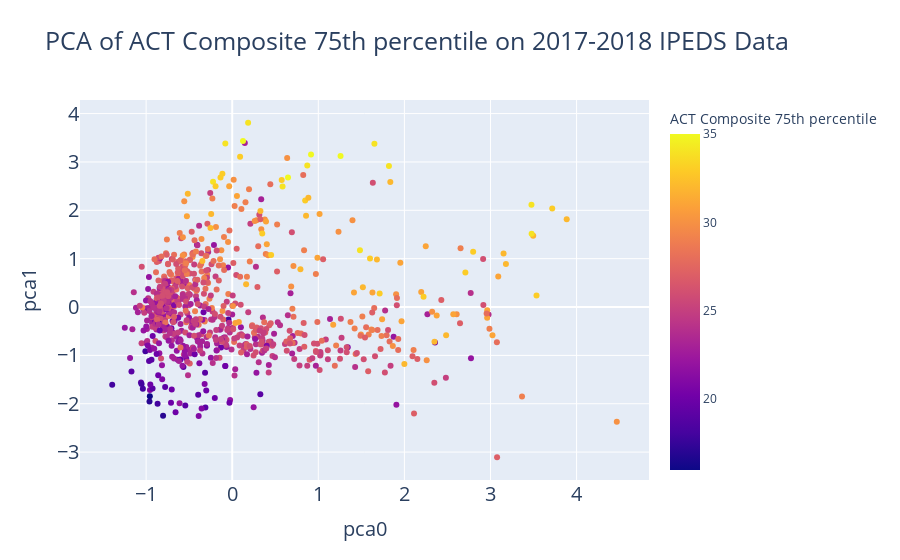
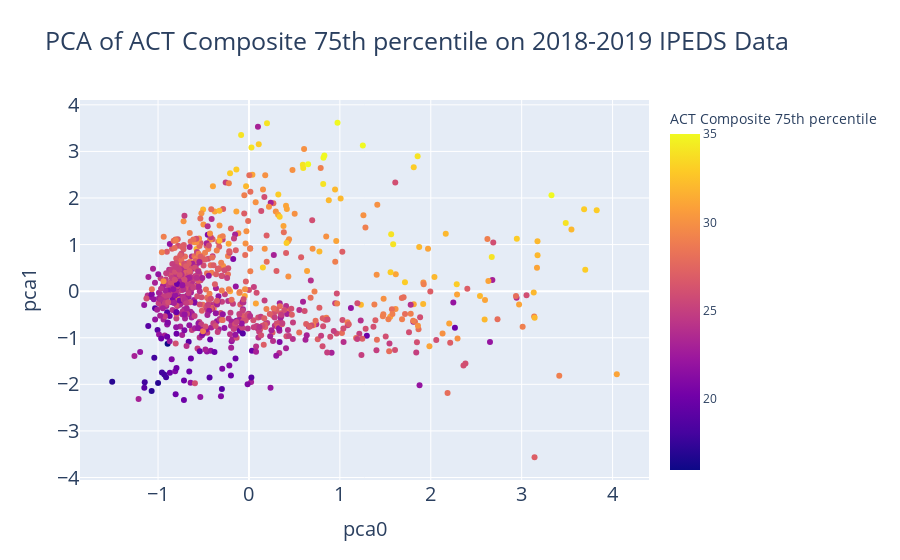
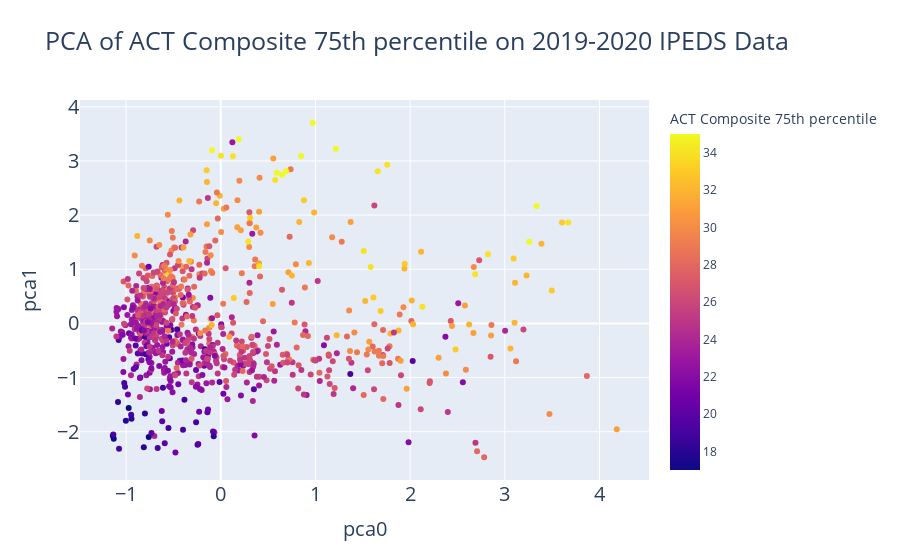

Notebook code for these charts, in order:
### Code cell
# importing necessary libraries
import plotly.express as px
import seaborn as sns
from sklearn.decomposition import PCA
import pandas as pd

# define iterable dataframes
dfs = [pd.read_csv(f'IPEDS_201{yr}.csv') for yr in range(7, 10)]
year = 17

# for each dataframe
for df in dfs:
    # isolating quantitative x features
    x_feat_list = df.columns[2:9]
    x_feat_list = x_feat_list.append(df.columns[11:33])
    
    # isolating x data
    x = df.loc[:, 'Percent on any financial aid' : 'Enrolled part time total']
    x = x.drop('State', axis = 1)
    
    # normalizing x data
    x /= x.std()
    
    # isolating y data
    y_feat = 'ACT Composite 75th percentile'
    y = df.loc[:, y_feat]
    
    # fitting PCA model and adding PCA variables to dataframe
    pca = PCA(n_components = 2, whiten = True)
    df['pca0'], df['pca1'] = pca.fit_transform(x).T

    # plotting PCA analysis
    fig = px.scatter(df, x = 'pca0', y = 'pca1', hover_data = ['Name', 'Full-time undergraduate enrollment'], \
                     color = y_feat, title = f'PCA of {y_feat} on 20{year}-20{year + 1} IPEDS Data')
    
    # adjusting font sizes
    fig.update_layout(
        title_font_size=25,
        xaxis = dict(titlefont = dict(size=20), tickfont = dict(size=20)),
        yaxis = dict(titlefont = dict(size=20), tickfont = dict(size=20)),
    )
    
    # showing figure
    fig.show()
    
    # move onto next dataframe
    year += 1

### Figure 1 — Plotly figure (JSON) as saved in the notebook; plotly's stock layout.template omitted (floating-point values rounded to 4 significant figures; data arrays with more than 128 entries replaced by an {"elided": "..."} marker saying what was removed)
{"data": [{"customdata": {"elided": "815x2 mixed values"}, "hovertemplate": "pca0=%{x}<br>pca1=%{y}<br>Name=%{customdata[0]}<br>Full-time undergraduate enrollment=%{customdata[1]}<br>ACT Composite 75th percentile=%{marker.color}<extra></extra>", "legendgroup": "", "marker": {"color": {"elided": "815 int values"}, "coloraxis": "coloraxis", "symbol": "circle"}, "mode": "markers", "name": "", "orientation": "v", "showlegend": false, "type": "scatter", "x": {"elided": "815 float values"}, "xaxis": "x", "y": {"elided": "815 float values"}, "yaxis": "y"}], "layout": {"coloraxis": {"colorbar": {"title": {"text": "ACT Composite 75th percentile"}}, "colorscale": [[0, "#0d0887"], [0.1111, "#46039f"], [0.2222, "#7201a8"], [0.3333, "#9c179e"], [0.4444, "#bd3786"], [0.5556, "#d8576b"], [0.6667, "#ed7953"], [0.7778, "#fb9f3a"], [0.8889, "#fdca26"], [1, "#f0f921"]]}, "legend": {"tracegroupgap": 0}, "title": {"font": {"size": 25}, "text": "PCA of ACT Composite 75th percentile on 2017-2018 IPEDS Data"}, "xaxis": {"anchor": "y", "domain": [0, 1], "tickfont": {"size": 20}, "title": {"font": {"size": 20}, "text": "pca0"}}, "yaxis": {"anchor": "x", "domain": [0, 1], "tickfont": {"size": 20}, "title": {"font": {"size": 20}, "text": "pca1"}}}}

### Figure 2 — Plotly figure (JSON) as saved in the notebook; plotly's stock layout.template omitted (floating-point values rounded to 4 significant figures; data arrays with more than 128 entries replaced by an {"elided": "..."} marker saying what was removed)
{"data": [{"customdata": {"elided": "814x2 mixed values"}, "hovertemplate": "pca0=%{x}<br>pca1=%{y}<br>Name=%{customdata[0]}<br>Full-time undergraduate enrollment=%{customdata[1]}<br>ACT Composite 75th percentile=%{marker.color}<extra></extra>", "legendgroup": "", "marker": {"color": {"elided": "814 int values"}, "coloraxis": "coloraxis", "symbol": "circle"}, "mode": "markers", "name": "", "orientation": "v", "showlegend": false, "type": "scatter", "x": {"elided": "814 float values"}, "xaxis": "x", "y": {"elided": "814 float values"}, "yaxis": "y"}], "layout": {"coloraxis": {"colorbar": {"title": {"text": "ACT Composite 75th percentile"}}, "colorscale": [[0, "#0d0887"], [0.1111, "#46039f"], [0.2222, "#7201a8"], [0.3333, "#9c179e"], [0.4444, "#bd3786"], [0.5556, "#d8576b"], [0.6667, "#ed7953"], [0.7778, "#fb9f3a"], [0.8889, "#fdca26"], [1, "#f0f921"]]}, "legend": {"tracegroupgap": 0}, "title": {"font": {"size": 25}, "text": "PCA of ACT Composite 75th percentile on 2018-2019 IPEDS Data"}, "xaxis": {"anchor": "y", "domain": [0, 1], "tickfont": {"size": 20}, "title": {"font": {"size": 20}, "text": "pca0"}}, "yaxis": {"anchor": "x", "domain": [0, 1], "tickfont": {"size": 20}, "title": {"font": {"size": 20}, "text": "pca1"}}}}

### Figure 3 — Plotly figure (JSON) as saved in the notebook; plotly's stock layout.template omitted (floating-point values rounded to 4 significant figures; data arrays with more than 128 entries replaced by an {"elided": "..."} marker saying what was removed)
{"data": [{"customdata": {"elided": "810x2 mixed values"}, "hovertemplate": "pca0=%{x}<br>pca1=%{y}<br>Name=%{customdata[0]}<br>Full-time undergraduate enrollment=%{customdata[1]}<br>ACT Composite 75th percentile=%{marker.color}<extra></extra>", "legendgroup": "", "marker": {"color": {"elided": "810 int values"}, "coloraxis": "coloraxis", "symbol": "circle"}, "mode": "markers", "name": "", "orientation": "v", "showlegend": false, "type": "scatter", "x": {"elided": "810 float values"}, "xaxis": "x", "y": {"elided": "810 float values"}, "yaxis": "y"}], "layout": {"coloraxis": {"colorbar": {"title": {"text": "ACT Composite 75th percentile"}}, "colorscale": [[0, "#0d0887"], [0.1111, "#46039f"], [0.2222, "#7201a8"], [0.3333, "#9c179e"], [0.4444, "#bd3786"], [0.5556, "#d8576b"], [0.6667, "#ed7953"], [0.7778, "#fb9f3a"], [0.8889, "#fdca26"], [1, "#f0f921"]]}, "legend": {"tracegroupgap": 0}, "title": {"font": {"size": 25}, "text": "PCA of ACT Composite 75th percentile on 2019-2020 IPEDS Data"}, "xaxis": {"anchor": "y", "domain": [0, 1], "tickfont": {"size": 20}, "title": {"font": {"size": 20}, "text": "pca0"}}, "yaxis": {"anchor": "x", "domain": [0, 1], "tickfont": {"size": 20}, "title": {"font": {"size": 20}, "text": "pca1"}}}}
